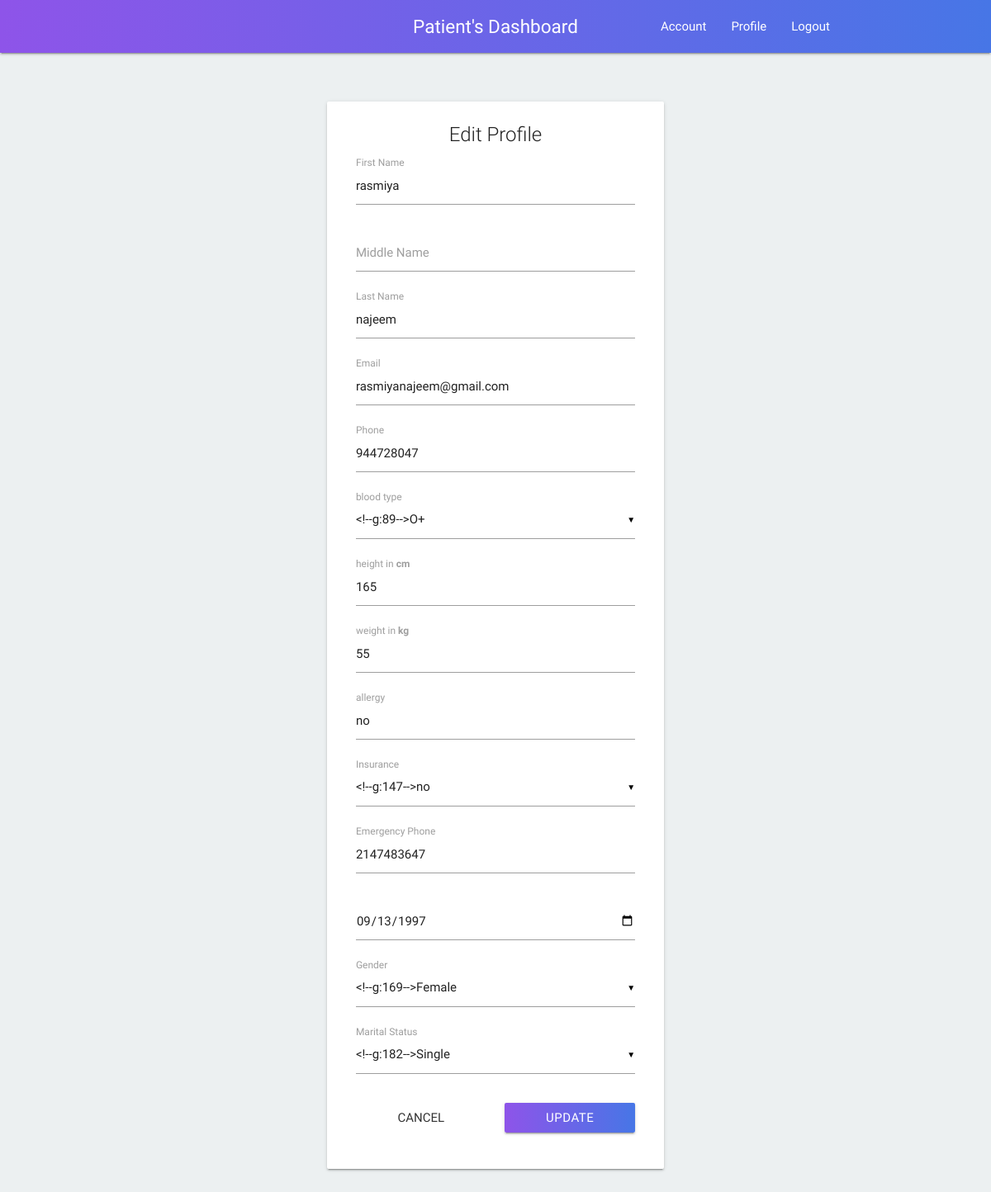
/pat_profile.php (signed in), run on the app's committed database.
### tables this page shows
CREATE TABLE `patient_record` (
  `r_id` int(255) NOT NULL,
  `p_id` int(255) NOT NULL,
  `first_name` varchar(200) NOT NULL,
  `middle_name` varchar(200) DEFAULT NULL,
  `last_name` varchar(200) NOT NULL,
  `gender` varchar(100) NOT NULL,
  `dob` varchar(100) NOT NULL,
  `blood_group` varchar(100) NOT NULL,
  `height` int(255) NOT NULL,
  `weight` int(255) NOT NULL,
  `allergy` varchar(400) NOT NULL,
  `insurance` varchar(50) NOT NULL,
  `address` varchar(500) NOT NULL,
  `city` varchar(200) NOT NULL,
  `state` varchar(200) NOT NULL,
  `nationality` varchar(200) NOT NULL,
  `pincode` int(20) NOT NULL,
  `marital_status` varchar(200) NOT NULL,
  `phone` int(20) NOT NULL,
  `email` varchar(200) NOT NULL,
  `emergency-contact` int(20) NOT NULL
);

### pat_profile.php (the view, shortened to what this page needs)
<?php
include_once("config.php");
include_once("nav.php");
?>
<div class="container">
    <div class="row" style="margin-top: 1%;">
        <?php
        $p_id = $_SESSION['id'];
        $res_profile = mysqli_query($mysqli, "SELECT * FROM `patient_record` WHERE `p_id` LIKE '" . $p_id . "'");
        $patient = mysqli_fetch_array($res_profile)
        ?>
        <?php
        if (mysqli_num_rows($res_profile) > 0) {
            ?>
            <div class="col s12 m6 offset-m3" style="margin-top: 5%">
                <div class="card hoverable" id="login">
                    <div class="card-content">
                        <span class="card-title center-align">Edit Profile</span>
                        <div class="row">
                            <form class="col s12" action="pat_profile_edit.php" method="post">
                                <div class="input-field col s12">
                                    <input id="first_name" type="text" name="f_name" value="<?php echo $patient['first_name']?>">
                                    <label for="first_name">First Name</label>
                                </div>
                                <div class="input-field col s12">
                                    <input id="first_name" type="text" name="m_name" value="<?php echo $patient['middle_name']?>">
                                    <label for="first_name">Middle Name</label>
                                </div>
                                <div class="input-field col s12">
                                    <input id="last_name" type="text" name="l_name" value="<?php echo $patient['last_name']?>">
                                    <label for="last_name">Last Name</label>
                                </div>
                                <div class="input-field col s12">
                                    <input id="email" type="email" name="email" value="<?php echo $patient['email']?>">
                                    <label for="email">Email</label>
                                </div>
                                <div class="input-field col s12">
                                    <input id="phone" type="number" name="phone" value="<?php echo $patient['phone']?>">
                                    <label for="phone">Phone</label>
                                </div>
                                <div class="input-field col s12">
                                    <label>blood type</label>
                                </div>
                                <div class="input-field col s12">
                                    <input id="height" type="number" name="height" value="<?php echo $patient['height']?>">
                                    <label for="height">height in <b>cm</b></label>
                                </div>
                                <div class="input-field col s12">
                                    <input id="weight" type="number" name="weight" value="<?php echo $patient['weight']?>">
                                    <label for="weight">weight in <b>kg</b></label>
                                </div>
                                <div class="input-field col s12">
                                    <input id="allergy" type="text" name="allergy" value="<?php echo $patient['allergy']?>">
                                    <label for="allergy">allergy</label>
                                </div>
                                <div class="input-field col s12">
                                    <label>Insurance</label>
                                </div>
                                <div class="input-field col s12">
                                    <input id="emergency-phone" type="number" name="emergency-phone" value="<?php echo $patient['emergency-contact']?>">
                                    <label for="emergency-phone">Emergency Phone</label>
                                </div>
                                <div class="input-field col s12">
                                    <input type="date" name="dob" value="<?php echo $patient['dob']?>">
                                </div>
                                <div class="input-field col s12">
                                    <label>Gender</label>
                                </div>
                                <div class="input-field col s12">
                                    <label>Marital Status </label>
                                </div>
                                <div class="input-field col s6 center">
                                    <a href="./pat_dash.php" class="waves-effect waves-light btn-flat">Cancel</a>
                                </div>
                                <div class="input-field col s6">
                                    <input class="btn col s12 c-gradient" type="submit"
                                           name="Submit" value="Update">
                                </div>
                            </form>
                        </div>
                    </div>
                </div>
            </div>
            <?php
        }
        ?>
    </div>
</div>
<?php
include_once("footer.php");
?>

### css/style.css (style rules this page uses)
.c-gradient { background: #4776E6; background: -webkit-linear-gradient(to right, #8E54E9, #4776E6); background: linear-gradient(to right, #8E54E9, #4776E6); }
body { background-color: #ecf0f1; scrollbar-face-color: #000000; scrollbar-track-color: #F5F5F5; }

### data on the page
patient_record: f_name "rasmiya", l_name "najeem", email "rasmiyanajeem@gmail.com", phone "944728047", height "165", weight "55", allergy "no", emergency-phone "2147483647", dob "09/13/1997"

### other printed values
$_SESSION['desig'] "Patient"
